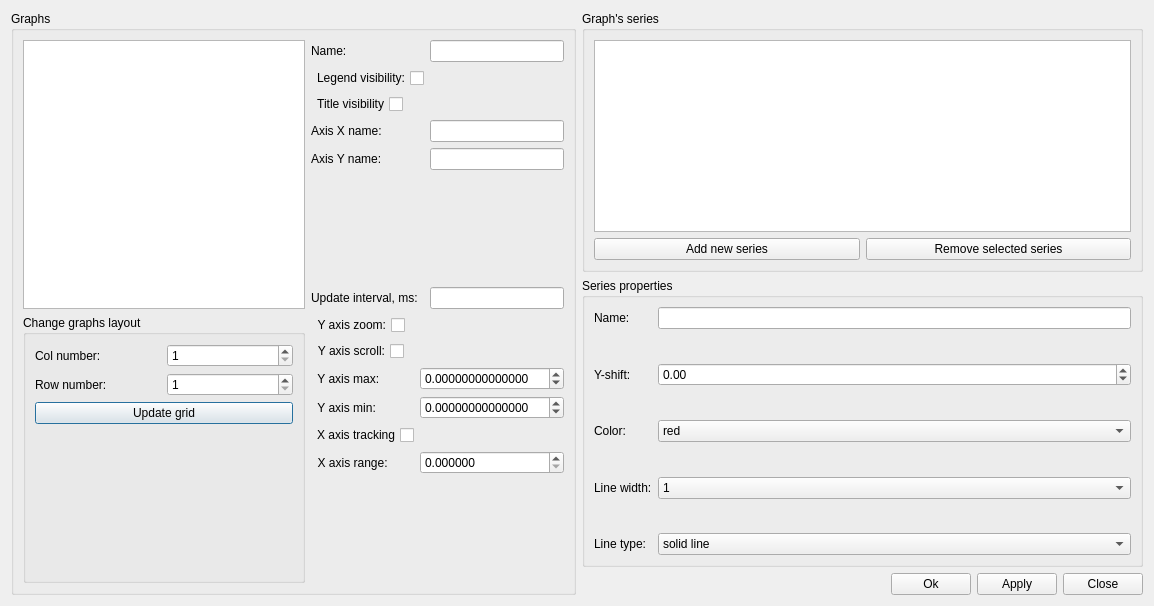
<?xml version="1.0" encoding="UTF-8"?>
<ui version="4.0">
 <class>UWatchSeriesOption</class>
 <widget class="QDialog" name="UWatchSeriesOption">
  <property name="geometry">
   <rect>
    <x>0</x>
    <y>0</y>
    <width>1154</width>
    <height>606</height>
   </rect>
  </property>
  <property name="windowTitle">
   <string>Dialog</string>
  </property>
  <layout class="QHBoxLayout" name="horizontalLayout_6">
   <item>
    <widget class="QGroupBox" name="groupBox_3">
     <property name="title">
      <string>Graphs</string>
     </property>
     <layout class="QGridLayout" name="gridLayout">
      <item row="0" column="0">
       <widget class="QListWidget" name="graphsList"/>
      </item>
      <item row="0" column="1">
       <layout class="QFormLayout" name="formLayout_2">
        <item row="0" column="0">
         <widget class="QLabel" name="label_8">
          <property name="text">
           <string>Name:</string>
          </property>
         </widget>
        </item>
        <item row="0" column="1">
         <widget class="QLineEdit" name="graphNameEditor"/>
        </item>
        <item row="1" column="0">
         <widget class="QCheckBox" name="legendVisibilitSB">
          <property name="layoutDirection">
           <enum>Qt::RightToLeft</enum>
          </property>
          <property name="text">
           <string>Legend visibility:</string>
          </property>
         </widget>
        </item>
        <item row="2" column="0">
         <widget class="QCheckBox" name="tittleVisibilityCB">
          <property name="layoutDirection">
           <enum>Qt::RightToLeft</enum>
          </property>
          <property name="text">
           <string>Title visibility</string>
          </property>
         </widget>
        </item>
        <item row="3" column="0">
         <widget class="QLabel" name="label_9">
          <property name="text">
           <string>Axis X name:</string>
          </property>
         </widget>
        </item>
        <item row="3" column="1">
         <widget class="QLineEdit" name="axisXNameEditor"/>
        </item>
        <item row="4" column="0">
         <widget class="QLabel" name="label_11">
          <property name="text">
           <string>Axis Y name:</string>
          </property>
         </widget>
        </item>
        <item row="4" column="1">
         <widget class="QLineEdit" name="axisYNameEditor"/>
        </item>
        <item row="6" column="1">
         <widget class="QLineEdit" name="updateIntervalMs"/>
        </item>
        <item row="6" column="0">
         <widget class="QLabel" name="label_12">
          <property name="text">
           <string>Update interval, ms:</string>
          </property>
         </widget>
        </item>
        <item row="5" column="0">
         <spacer name="verticalSpacer_6">
          <property name="orientation">
           <enum>Qt::Vertical</enum>
          </property>
          <property name="sizeHint" stdset="0">
           <size>
            <width>20</width>
            <height>40</height>
           </size>
          </property>
         </spacer>
        </item>
       </layout>
      </item>
      <item row="1" column="0">
       <widget class="QGroupBox" name="chartsLayotGroupBox">
        <property name="title">
         <string>Change graphs layout</string>
        </property>
        <layout class="QVBoxLayout" name="verticalLayout">
         <item>
          <layout class="QHBoxLayout" name="horizontalLayout_3">
           <item>
            <widget class="QLabel" name="label_6">
             <property name="text">
              <string>Col number:</string>
             </property>
            </widget>
           </item>
           <item>
            <widget class="QSpinBox" name="chartColNumber_spin">
             <property name="enabled">
              <bool>true</bool>
             </property>
             <property name="minimum">
              <number>1</number>
             </property>
             <property name="maximum">
              <number>20</number>
             </property>
            </widget>
           </item>
          </layout>
         </item>
         <item>
          <layout class="QHBoxLayout" name="horizontalLayout_4">
           <item>
            <widget class="QLabel" name="label_7">
             <property name="text">
              <string>Row number:</string>
             </property>
            </widget>
           </item>
           <item>
            <widget class="QSpinBox" name="chartRowNumber_spin">
             <property name="enabled">
              <bool>true</bool>
             </property>
             <property name="minimum">
              <number>1</number>
             </property>
             <property name="maximum">
              <number>20</number>
             </property>
            </widget>
           </item>
          </layout>
         </item>
         <item>
          <widget class="QPushButton" name="createLayot_button">
           <property name="text">
            <string>Update grid</string>
           </property>
          </widget>
         </item>
         <item>
          <spacer name="verticalSpacer_5">
           <property name="orientation">
            <enum>Qt::Vertical</enum>
           </property>
           <property name="sizeHint" stdset="0">
            <size>
             <width>258</width>
             <height>18</height>
            </size>
           </property>
          </spacer>
         </item>
        </layout>
       </widget>
      </item>
      <item row="1" column="1">
       <layout class="QFormLayout" name="formLayout_3">
        <item row="0" column="0">
         <widget class="QCheckBox" name="axisYzoomCB">
          <property name="layoutDirection">
           <enum>Qt::RightToLeft</enum>
          </property>
          <property name="text">
           <string>Y axis zoom:</string>
          </property>
          <property name="tristate">
           <bool>false</bool>
          </property>
         </widget>
        </item>
        <item row="2" column="0">
         <widget class="QLabel" name="label_13">
          <property name="text">
           <string>  Y axis max:</string>
          </property>
         </widget>
        </item>
        <item row="3" column="0">
         <widget class="QLabel" name="label_14">
          <property name="text">
           <string>  Y axis min:</string>
          </property>
         </widget>
        </item>
        <item row="5" column="0">
         <widget class="QLabel" name="label_15">
          <property name="text">
           <string>  X axis range:</string>
          </property>
         </widget>
        </item>
        <item row="4" column="0">
         <widget class="QCheckBox" name="axisXtrackCB">
          <property name="layoutDirection">
           <enum>Qt::RightToLeft</enum>
          </property>
          <property name="text">
           <string>X axis tracking</string>
          </property>
         </widget>
        </item>
        <item row="1" column="0">
         <widget class="QCheckBox" name="axisYscrollCB">
          <property name="layoutDirection">
           <enum>Qt::RightToLeft</enum>
          </property>
          <property name="text">
           <string>Y axis scroll:</string>
          </property>
         </widget>
        </item>
        <item row="5" column="1">
         <widget class="QDoubleSpinBox" name="axisXrangeSB">
          <property name="decimals">
           <number>6</number>
          </property>
          <property name="maximum">
           <double>99999999999.000000000000000</double>
          </property>
         </widget>
        </item>
        <item row="2" column="1">
         <widget class="QDoubleSpinBox" name="axisYmaxSB">
          <property name="decimals">
           <number>14</number>
          </property>
          <property name="minimum">
           <double>-99999999999.000000000000000</double>
          </property>
          <property name="maximum">
           <double>99999999999.000000000000000</double>
          </property>
         </widget>
        </item>
        <item row="3" column="1">
         <widget class="QDoubleSpinBox" name="axisYminSB">
          <property name="decimals">
           <number>14</number>
          </property>
          <property name="minimum">
           <double>-99999999999.000000000000000</double>
          </property>
          <property name="maximum">
           <double>99999999999.000000000000000</double>
          </property>
         </widget>
        </item>
       </layout>
      </item>
     </layout>
    </widget>
   </item>
   <item>
    <layout class="QVBoxLayout" name="verticalLayout_2">
     <item>
      <widget class="QGroupBox" name="groupBox_4">
       <property name="sizePolicy">
        <sizepolicy hsizetype="Preferred" vsizetype="Minimum">
         <horstretch>0</horstretch>
         <verstretch>0</verstretch>
        </sizepolicy>
       </property>
       <property name="title">
        <string>Graph's series</string>
       </property>
       <layout class="QVBoxLayout" name="verticalLayout_6">
        <item>
         <widget class="QListWidget" name="graphsSeriesList"/>
        </item>
        <item>
         <layout class="QHBoxLayout" name="horizontalLayout_5">
          <item>
           <widget class="QPushButton" name="addSerieButton_2">
            <property name="text">
             <string>Add new series</string>
            </property>
           </widget>
          </item>
          <item>
           <widget class="QPushButton" name="removeSerieButton_2">
            <property name="text">
             <string>Remove selected series</string>
            </property>
           </widget>
          </item>
         </layout>
        </item>
       </layout>
      </widget>
     </item>
     <item>
      <spacer name="verticalSpacer_9">
       <property name="orientation">
        <enum>Qt::Vertical</enum>
       </property>
       <property name="sizeHint" stdset="0">
        <size>
         <width>20</width>
         <height>40</height>
        </size>
       </property>
      </spacer>
     </item>
     <item>
      <widget class="QGroupBox" name="groupBox_5">
       <property name="sizePolicy">
        <sizepolicy hsizetype="Preferred" vsizetype="Preferred">
         <horstretch>0</horstretch>
         <verstretch>0</verstretch>
        </sizepolicy>
       </property>
       <property name="title">
        <string>Series properties</string>
       </property>
       <layout class="QVBoxLayout" name="verticalLayout_5">
        <item>
         <layout class="QFormLayout" name="formLayout">
          <item row="0" column="0">
           <widget class="QLabel" name="label">
            <property name="text">
             <string>Name:</string>
            </property>
           </widget>
          </item>
          <item row="1" column="0">
           <spacer name="verticalSpacer">
            <property name="orientation">
             <enum>Qt::Vertical</enum>
            </property>
            <property name="sizeHint" stdset="0">
             <size>
              <width>20</width>
              <height>40</height>
             </size>
            </property>
           </spacer>
          </item>
          <item row="4" column="0">
           <widget class="QLabel" name="label_3">
            <property name="text">
             <string>Color:</string>
            </property>
           </widget>
          </item>
          <item row="4" column="1">
           <widget class="QComboBox" name="serieColor">
            <item>
             <property name="text">
              <string>red</string>
             </property>
            </item>
            <item>
             <property name="text">
              <string>dark red</string>
             </property>
            </item>
            <item>
             <property name="text">
              <string>yellow</string>
             </property>
            </item>
            <item>
             <property name="text">
              <string>orange</string>
             </property>
            </item>
            <item>
             <property name="text">
              <string>green</string>
             </property>
            </item>
            <item>
             <property name="text">
              <string>dark green</string>
             </property>
            </item>
            <item>
             <property name="text">
              <string>cyan</string>
             </property>
            </item>
            <item>
             <property name="text">
              <string>dark cyan</string>
             </property>
            </item>
            <item>
             <property name="text">
              <string>blue</string>
             </property>
            </item>
            <item>
             <property name="text">
              <string>dark blue</string>
             </property>
            </item>
            <item>
             <property name="text">
              <string>magneta</string>
             </property>
            </item>
            <item>
             <property name="text">
              <string>dark magneta</string>
             </property>
            </item>
            <item>
             <property name="text">
              <string>gray</string>
             </property>
            </item>
            <item>
             <property name="text">
              <string>dark grey</string>
             </property>
            </item>
            <item>
             <property name="text">
              <string>black</string>
             </property>
            </item>
            <item>
             <property name="text">
              <string>other</string>
             </property>
            </item>
           </widget>
          </item>
          <item row="5" column="0">
           <spacer name="verticalSpacer_2">
            <property name="orientation">
             <enum>Qt::Vertical</enum>
            </property>
            <property name="sizeHint" stdset="0">
             <size>
              <width>20</width>
              <height>40</height>
             </size>
            </property>
           </spacer>
          </item>
          <item row="6" column="0">
           <widget class="QLabel" name="label_2">
            <property name="text">
             <string>Line width:</string>
            </property>
           </widget>
          </item>
          <item row="6" column="1">
           <widget class="QComboBox" name="serieLneWidth">
            <item>
             <property name="text">
              <string>1</string>
             </property>
            </item>
            <item>
             <property name="text">
              <string>2</string>
             </property>
            </item>
            <item>
             <property name="text">
              <string>3</string>
             </property>
            </item>
            <item>
             <property name="text">
              <string>4</string>
             </property>
            </item>
            <item>
             <property name="text">
              <string>5</string>
             </property>
            </item>
            <item>
             <property name="text">
              <string>6</string>
             </property>
            </item>
           </widget>
          </item>
          <item row="7" column="0">
           <spacer name="verticalSpacer_4">
            <property name="orientation">
             <enum>Qt::Vertical</enum>
            </property>
            <property name="sizeHint" stdset="0">
             <size>
              <width>20</width>
              <height>40</height>
             </size>
            </property>
           </spacer>
          </item>
          <item row="8" column="0">
           <widget class="QLabel" name="label_4">
            <property name="text">
             <string>Line type:</string>
            </property>
           </widget>
          </item>
          <item row="8" column="1">
           <widget class="QComboBox" name="serieLineType">
            <item>
             <property name="text">
              <string>solid line</string>
             </property>
            </item>
            <item>
             <property name="text">
              <string>dot line</string>
             </property>
            </item>
            <item>
             <property name="text">
              <string>dash line</string>
             </property>
            </item>
            <item>
             <property name="text">
              <string>dash dot line</string>
             </property>
            </item>
           </widget>
          </item>
          <item row="0" column="1">
           <widget class="QLineEdit" name="serieName"/>
          </item>
          <item row="2" column="0">
           <widget class="QLabel" name="label_5">
            <property name="text">
             <string>Y-shift:</string>
            </property>
           </widget>
          </item>
          <item row="3" column="0">
           <spacer name="verticalSpacer_3">
            <property name="orientation">
             <enum>Qt::Vertical</enum>
            </property>
            <property name="sizeHint" stdset="0">
             <size>
              <width>20</width>
              <height>40</height>
             </size>
            </property>
           </spacer>
          </item>
          <item row="2" column="1">
           <widget class="QDoubleSpinBox" name="serieYshift">
            <property name="minimum">
             <double>-99999999999.000000000000000</double>
            </property>
            <property name="maximum">
             <double>99999999999.000000000000000</double>
            </property>
           </widget>
          </item>
         </layout>
        </item>
       </layout>
      </widget>
     </item>
     <item>
      <spacer name="verticalSpacer_8">
       <property name="orientation">
        <enum>Qt::Vertical</enum>
       </property>
       <property name="sizeHint" stdset="0">
        <size>
         <width>20</width>
         <height>40</height>
        </size>
       </property>
      </spacer>
     </item>
     <item>
      <layout class="QHBoxLayout" name="horizontalLayout">
       <item>
        <spacer name="horizontalSpacer">
         <property name="orientation">
          <enum>Qt::Horizontal</enum>
         </property>
         <property name="sizeHint" stdset="0">
          <size>
           <width>40</width>
           <height>20</height>
          </size>
         </property>
        </spacer>
       </item>
       <item>
        <widget class="QPushButton" name="okButton">
         <property name="text">
          <string>Ok</string>
         </property>
        </widget>
       </item>
       <item>
        <widget class="QPushButton" name="applyButton">
         <property name="text">
          <string>Apply</string>
         </property>
        </widget>
       </item>
       <item>
        <widget class="QPushButton" name="closeButton">
         <property name="text">
          <string>Close</string>
         </property>
        </widget>
       </item>
      </layout>
     </item>
    </layout>
   </item>
  </layout>
 </widget>
 <resources/>
 <connections/>
</ui>
